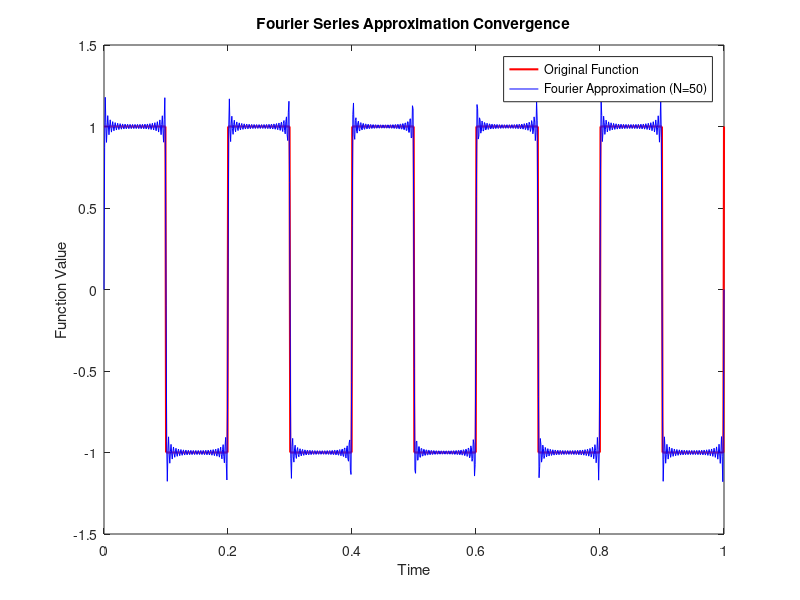
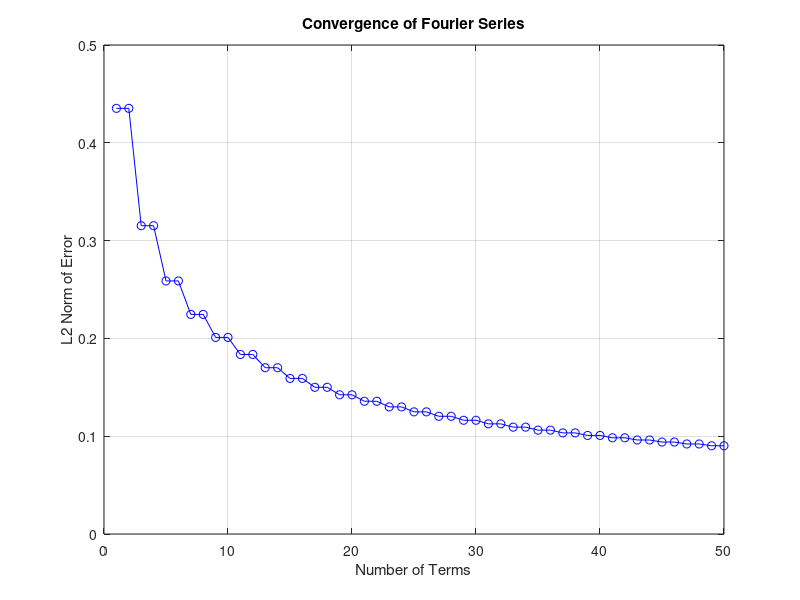

These figures' MATLAB source, in order:
% Define the time vector
t = linspace(0, 1, 1000);

% Define the original function (a square wave)
f = square(2*pi*5*t);

% Initialize the approximation
approx = zeros(size(t));

% Number of terms in the Fourier series
N = 50;

% Initialize a vector to store the error at each step
errors = zeros(1, N);

% Calculate the Fourier series approximation
for k = 1:N
    approx = approx + (2/pi) * (1 - (-1)^k) / k * sin(2*pi*k*5*t);
    
    % Calculate the error (L2 norm of the difference)
    errors(k) = sqrt(trapz(t, (f - approx).^2));
end

% Plot the original function and its Fourier approximation
figure;
plot(t, f, 'r','LineWidth', 1.5, 'DisplayName', 'Original Function');
hold on;
plot(t, approx, 'b-', 'DisplayName', ['Fourier Approximation (N=', num2str(N), ')']);
legend;
title('Fourier Series Approximation Convergence');
xlabel('Time');
ylabel('Function Value');

% Plot the error as a function of the number of terms
figure;
plot(1:N, errors, 'b-o');
title('Convergence of Fourier Series');
xlabel('Number of Terms');
ylabel('L2 Norm of Error');
grid on;
